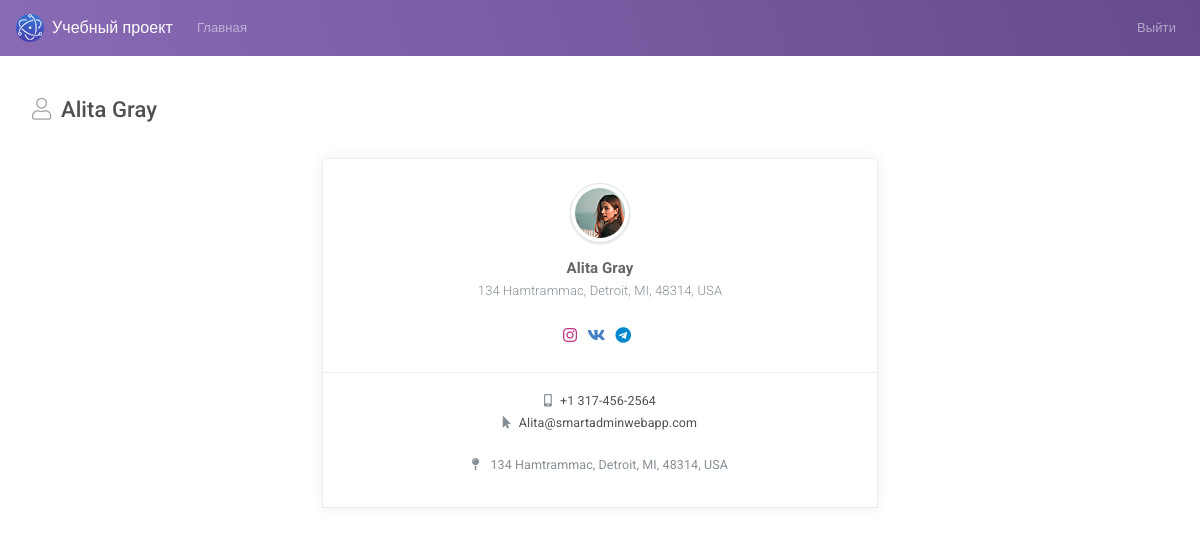
Page /page_profile.php?id=90 (signed in) on the committed database.
### tables this page shows
CREATE TABLE `users` (
  `id` int(11) NOT NULL,
  `email` varchar(255) NOT NULL,
  `password` varchar(255) NOT NULL,
  `name` varchar(255) NOT NULL,
  `status` varchar(255) NOT NULL,
  `position` varchar(255) NOT NULL,
  `image_name` varchar(255) NOT NULL,
  `phone` varchar(255) NOT NULL,
  `address` varchar(255) NOT NULL,
  `vk` varchar(255) NOT NULL,
  `telegram` varchar(255) NOT NULL,
  `instagram` varchar(255) NOT NULL,
  `role` varchar(255) NOT NULL DEFAULT 'user'
);

### functions.php (called while the page is built, shortened)
<?php
function has_image($user_image) {
  if ( !empty($user_image) ) {
    return true;
  }
  return false;
}
function is_logged_in($user_session) {
  if(isset($user_session) ) {
    return true;
  }
  return false;
}
function get_user_by_id($id) {
  include "connect_db.php";
  $sql = "SELECT * FROM users WHERE id = ?";
  $statement = $pdo->prepare($sql);
  $statement->execute([$id]);
  return $statement->fetch(PDO::FETCH_ASSOC);
}
;?>

### page_profile.php (the view, shortened to what this page needs)
<?php
    include "functions.php";
    $user = get_user_by_id($_GET['id']);
;?>
<!DOCTYPE html>
<html lang="en">
<head>
    <link id="vendorsbundle" rel="stylesheet" media="screen, print" href="css/vendors.bundle.css">
    <link id="appbundle" rel="stylesheet" media="screen, print" href="css/app.bundle.css">
    <link id="myskin" rel="stylesheet" media="screen, print" href="css/skins/skin-master.css">
    <link rel="stylesheet" media="screen, print" href="css/fa-solid.css">
    <link rel="stylesheet" media="screen, print" href="css/fa-brands.css">
    <link rel="stylesheet" media="screen, print" href="css/fa-regular.css">
</head>
    <body class="mod-bg-1 mod-nav-link">
        <nav class="navbar navbar-expand-lg navbar-dark bg-primary bg-primary-gradient">
            <a class="navbar-brand d-flex align-items-center fw-500" href="users.php"><img alt="logo" class="d-inline-block align-top mr-2" src="img/logo.png"> Учебный проект</a>
            <div class="collapse navbar-collapse" id="navbarColor02">
                <ul class="navbar-nav mr-auto">
                    <li class="nav-item ">
                        <a class="nav-link" href="users.php">Главная</a>
                    </li>
                </ul>
                <ul class="navbar-nav ml-auto">
                    <?php if( is_logged_in($_SESSION['user']) ) :?>
                        <li class="nav-item">
                            <a class="nav-link" href="login_out.php">Выйти</a>
                        </li>
                    <?php endif ;?>
                </ul>
            </div>
        </nav>
        <main id="js-page-content" role="main" class="page-content mt-3">
            <div class="subheader">
                <h1 class="subheader-title">
                    <i class='subheader-icon fal fa-user'></i>
                    <?= $user['name'];?>
                </h1>
            </div>
            <div class="row">
              <div class="col-lg-6 col-xl-6 m-auto">
                    <div class="card mb-g rounded-top">
                        <div class="row no-gutters row-grid">
                            <div class="col-12">
                                <div class="d-flex flex-column align-items-center justify-content-center p-4">
                                    <img src="./img/demo/avatars/<?= (has_image($user['image_name'])) ? $user['image_name'] : 'unknow.png' ;?>" class="rounded-circle shadow-2 img-thumbnail" alt="">
                                    <h5 class="mb-0 fw-700 text-center mt-3">
                                        <?= $user['name'];?>
                                        <small class="text-muted mb-0"><?= $user['address'];?></small>
                                    </h5>
                                    <div class="mt-4 text-center demo">
                                        <a href="<?= $user['instagram'];?>" class="fs-xl" style="color:#C13584">
                                            <i class="fab fa-instagram"></i>
                                        </a>
                                        <a href="<?= $user['vk'];?>" class="fs-xl" style="color:#4680C2">
                                            <i class="fab fa-vk"></i>
                                        </a>
                                        <a href="<?= $user['telegram'];?>" class="fs-xl" style="color:#0088cc">
                                            <i class="fab fa-telegram"></i>
                                        </a>
                                    </div>
                                </div>
                            </div>
                            <div class="col-12">
                                <div class="p-3 text-center">
                                    <a href="tel:<?= $user['phone'];?>" class="mt-1 d-block fs-sm fw-400 text-dark">
                                        <i class="fas fa-mobile-alt text-muted mr-2"></i><?= $user['phone'];?></a>
                                    <a href="mailto:<?= $user['email'];?>" class="mt-1 d-block fs-sm fw-400 text-dark">
                                        <i class="fas fa-mouse-pointer text-muted mr-2"></i><?= $user['email'];?></a>
                                    <address class="fs-sm fw-400 mt-4 text-muted">
                                        <i class="fas fa-map-pin mr-2"></i>
                                        <?= $user['address'];?>
                                    </address>
                                </div>
                            </div>
                        </div>
                    </div>
               </div>
            </div>
        </main>
    </body>
</html>

### css/fa-solid.css (style rules this page uses)
.fa,.fas { font-family:'Font Awesome 5 Pro';font-weight:900 }

### css/fa-brands.css (style rules this page uses)
.fab { font-family:'Font Awesome 5 Brands';font-weight:400 }

### rows in the picture
users: name "Alita Gray", image_name (picture), address "134 Hamtrammac, Detroit, MI, 48314, USA", phone "+1 317-456-2564", email "Alita@smartadminwebapp.com"
